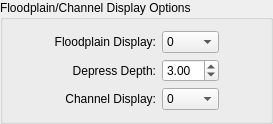
          <widget class="QGroupBox" name="floodplainChannelDisplayOptionsGroup">
           <property name="sizePolicy">
            <sizepolicy hsizetype="Expanding" vsizetype="Expanding">
             <horstretch>0</horstretch>
             <verstretch>0</verstretch>
            </sizepolicy>
           </property>
           <property name="title">
            <string>Floodplain/Channel Display Options</string>
           </property>
           <layout class="QGridLayout" name="gridLayout_16">
            <item row="0" column="1">
             <layout class="QGridLayout" name="gridLayout_15">
              <item row="0" column="0">
               <widget class="QLabel" name="floodplainDisplayLabel">
                <property name="sizePolicy">
                 <sizepolicy hsizetype="Expanding" vsizetype="Expanding">
                  <horstretch>0</horstretch>
                  <verstretch>0</verstretch>
                 </sizepolicy>
                </property>
                <property name="text">
                 <string>Floodplain Display:</string>
                </property>
                <property name="alignment">
                 <set>Qt::AlignRight|Qt::AlignTrailing|Qt::AlignVCenter</set>
                </property>
               </widget>
              </item>
              <item row="1" column="0">
               <widget class="QLabel" name="depressDepthLabel">
                <property name="sizePolicy">
                 <sizepolicy hsizetype="Expanding" vsizetype="Expanding">
                  <horstretch>0</horstretch>
                  <verstretch>0</verstretch>
                 </sizepolicy>
                </property>
                <property name="text">
                 <string>Depress Depth:</string>
                </property>
                <property name="alignment">
                 <set>Qt::AlignRight|Qt::AlignTrailing|Qt::AlignVCenter</set>
                </property>
               </widget>
              </item>
              <item row="2" column="0">
               <widget class="QLabel" name="channelDisplayLabel">
                <property name="sizePolicy">
                 <sizepolicy hsizetype="Expanding" vsizetype="Expanding">
                  <horstretch>0</horstretch>
                  <verstretch>0</verstretch>
                 </sizepolicy>
                </property>
                <property name="text">
                 <string>Channel Display:</string>
                </property>
                <property name="alignment">
                 <set>Qt::AlignRight|Qt::AlignTrailing|Qt::AlignVCenter</set>
                </property>
               </widget>
              </item>
             </layout>
            </item>
            <item row="0" column="2">
             <layout class="QGridLayout" name="gridLayout_12">
              <item row="0" column="0">
               <widget class="QComboBox" name="NOPRTFP">
                <property name="sizePolicy">
                 <sizepolicy hsizetype="Expanding" vsizetype="Expanding">
                  <horstretch>0</horstretch>
                  <verstretch>0</verstretch>
                 </sizepolicy>
                </property>
                <property name="toolTip">
                 <string>NOPRTFP</string>
                </property>
                <item>
                 <property name="text">
                  <string>0</string>
                 </property>
                </item>
                <item>
                 <property name="text">
                  <string>1</string>
                 </property>
                </item>
                <item>
                 <property name="text">
                  <string>2</string>
                 </property>
                </item>
                <item>
                 <property name="text">
                  <string>3</string>
                 </property>
                </item>
               </widget>
              </item>
              <item row="1" column="0">
               <widget class="QDoubleSpinBox" name="DEPRESSDEPTH">
                <property name="sizePolicy">
                 <sizepolicy hsizetype="Expanding" vsizetype="Expanding">
                  <horstretch>0</horstretch>
                  <verstretch>0</verstretch>
                 </sizepolicy>
                </property>
                <property name="toolTip">
                 <string>DEPRESSDEP</string>
                </property>
                <property name="minimum">
                 <double>0.000000000000000</double>
                </property>
                <property name="maximum">
                 <double>10.000000000000000</double>
                </property>
                <property name="value">
                 <double>3.000000000000000</double>
                </property>
               </widget>
              </item>
              <item row="2" column="0">
               <widget class="QComboBox" name="NOPRTC">
                <property name="sizePolicy">
                 <sizepolicy hsizetype="Expanding" vsizetype="Expanding">
                  <horstretch>0</horstretch>
                  <verstretch>0</verstretch>
                 </sizepolicy>
                </property>
                <property name="toolTip">
                 <string>NOPRTC</string>
                </property>
                <item>
                 <property name="text">
                  <string>0</string>
                 </property>
                </item>
                <item>
                 <property name="text">
                  <string>1</string>
                 </property>
                </item>
                <item>
                 <property name="text">
                  <string>2</string>
                 </property>
                </item>
               </widget>
              </item>
             </layout>
            </item>
            <item row="0" column="3">
             <spacer name="horizontalSpacer_2">
              <property name="orientation">
               <enum>Qt::Horizontal</enum>
              </property>
              <property name="sizeHint" stdset="0">
               <size>
                <width>40</width>
                <height>20</height>
               </size>
              </property>
             </spacer>
            </item>
            <item row="0" column="0">
             <spacer name="horizontalSpacer_3">
              <property name="orientation">
               <enum>Qt::Horizontal</enum>
              </property>
              <property name="sizeHint" stdset="0">
               <size>
                <width>40</width>
                <height>20</height>
               </size>
              </property>
             </spacer>
            </item>
           </layout>
          </widget>
